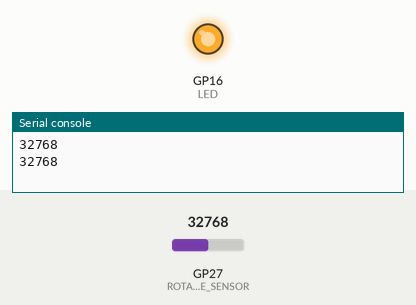
This program was run on a simulated Raspberry Pi Pico running MicroPython. Parts: output pins drawn as LEDs (lit = HIGH), the last lines printed to the serial console. The test bench sets the inputs (shaded band); at power-on: GP27 (ROTARY_ANGLE_SENSOR) = 32768 (analog values on the 0–65535 scale).

Above: at 1.2 s.
1.3 s: GP27 (ROTARY_ANGLE_SENSOR) set to 39424
3.2 s: GP27 (ROTARY_ANGLE_SENSOR) set to 40912
At 5.1 s:
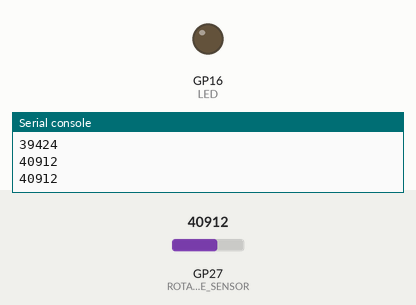
5.5 s: GP27 (ROTARY_ANGLE_SENSOR) set to 39345
At 6.7 s:
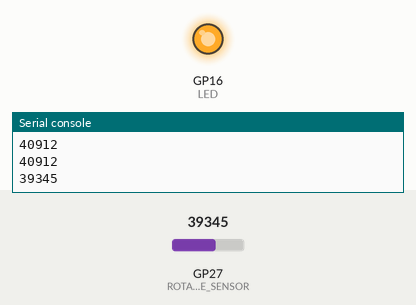
7.5 s: GP27 (ROTARY_ANGLE_SENSOR) set to 40655
At 9.4 s:
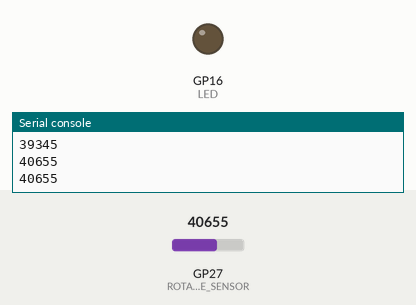
Timing chart, 0 to 10.5 s (numbered marks = the images above; inputs shaded):
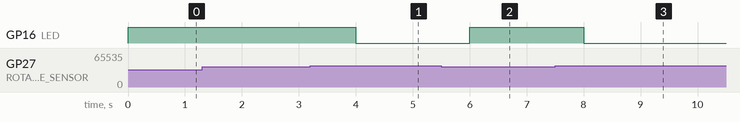

Measured:
- the behaviour switches between 39984 and 40000 on GP27 (ROTARY_ANGLE_SENSOR) (found by bisection; images 0 and 1)
- after the input at 3.2 s, GP16 (LED): HIGH → LOW after 0.80 s
- after the input at 5.5 s, GP16 (LED): LOW → HIGH after 0.50 s
- after the input at 7.5 s, GP16 (LED): HIGH → LOW after 0.50 s

The program:

L6_knob3.py
```python
from machine import ADC,Pin
from time import sleep

LED = Pin(16,Pin.OUT)
ROTARY_ANGLE_SENSOR = ADC(1)
while True:
    print(ROTARY_ANGLE_SENSOR.read_u16())
    if ROTARY_ANGLE_SENSOR.read_u16() > 20000 and ROTARY_ANGLE_SENSOR.read_u16() < 40000:
        LED.value(1)
        sleep(1)
    else:
        LED.value(0)
        sleep(1)
```
